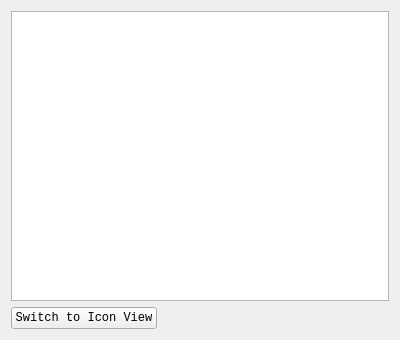
<?xml version="1.0" encoding="UTF-8"?>
<ui version="4.0">
 <class>ShotgunWidgetDemoUI</class>
 <widget class="QWidget" name="ShotgunWidgetDemoUI">
  <property name="geometry">
   <rect>
    <x>0</x>
    <y>0</y>
    <width>400</width>
    <height>340</height>
   </rect>
  </property>
  <property name="windowTitle">
   <string>Form</string>
  </property>
  <layout class="QVBoxLayout" name="verticalLayout">
   <item>
    <widget class="QListView" name="view"/>
   </item>
   <item>
    <widget class="QPushButton" name="view_mode_switch">
     <property name="sizePolicy">
      <sizepolicy hsizetype="Maximum" vsizetype="Fixed">
       <horstretch>0</horstretch>
       <verstretch>0</verstretch>
      </sizepolicy>
     </property>
     <property name="font">
      <font>
       <family>Courier New</family>
      </font>
     </property>
     <property name="text">
      <string>Switch to Icon View</string>
     </property>
    </widget>
   </item>
  </layout>
 </widget>
 <resources/>
 <connections/>
</ui>
